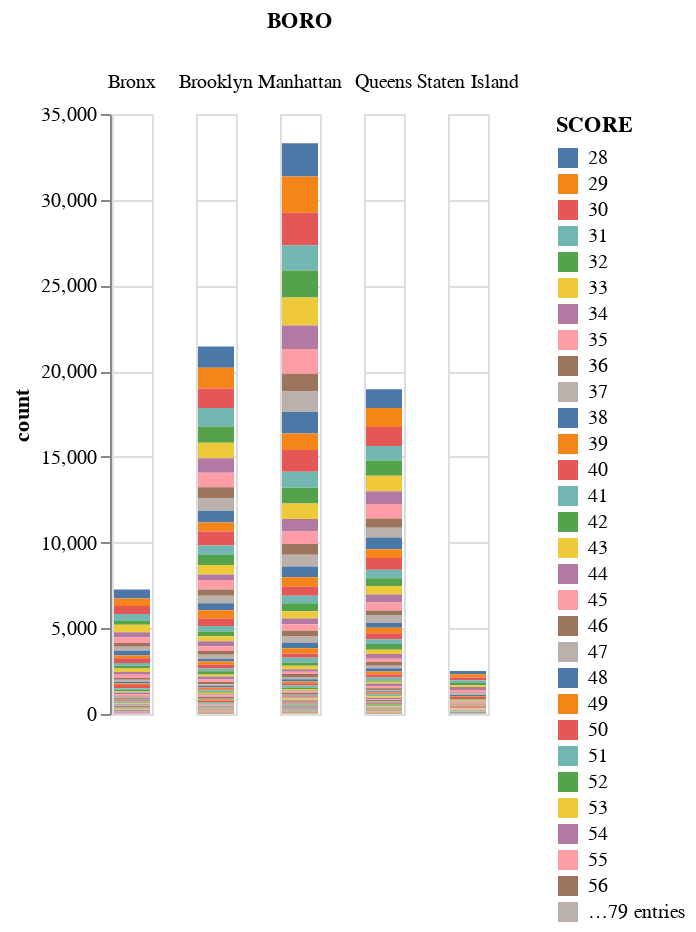

The notebook cell this image was saved under:
### Code cell
dfbklyn = df[(df['BORO'] != '0') & (df['SCORE'] >= 28)].groupby(['BORO', 'SCORE']).size()
dfbklyn = dfbklyn.reset_index(name='count')
alt.Chart(dfbklyn).mark_bar().encode(
    y='count:Q',
        color='SCORE:N',
        column='BORO:N'
).properties(
    title='Staten Island'
)

### Figure 1 — Vega-Lite specification as saved in the notebook (floating-point values rounded to 4 significant figures; data arrays with more than 128 entries replaced by an {"elided": "..."} marker saying what was removed)
{"config": {"view": {"continuousWidth": 400, "continuousHeight": 300}}, "data": {"name": "data-36d6b127cdfb42301a7f972c4235d296"}, "mark": "bar", "encoding": {"color": {"type": "nominal", "field": "SCORE"}, "column": {"type": "nominal", "field": "BORO"}, "y": {"type": "quantitative", "field": "count"}}, "$schema": "https://vega.github.io/schema/vega-lite/v4.0.2.json", "datasets": {"data-36d6b127cdfb42301a7f972c4235d296": {"elided": "383 records"}}}
